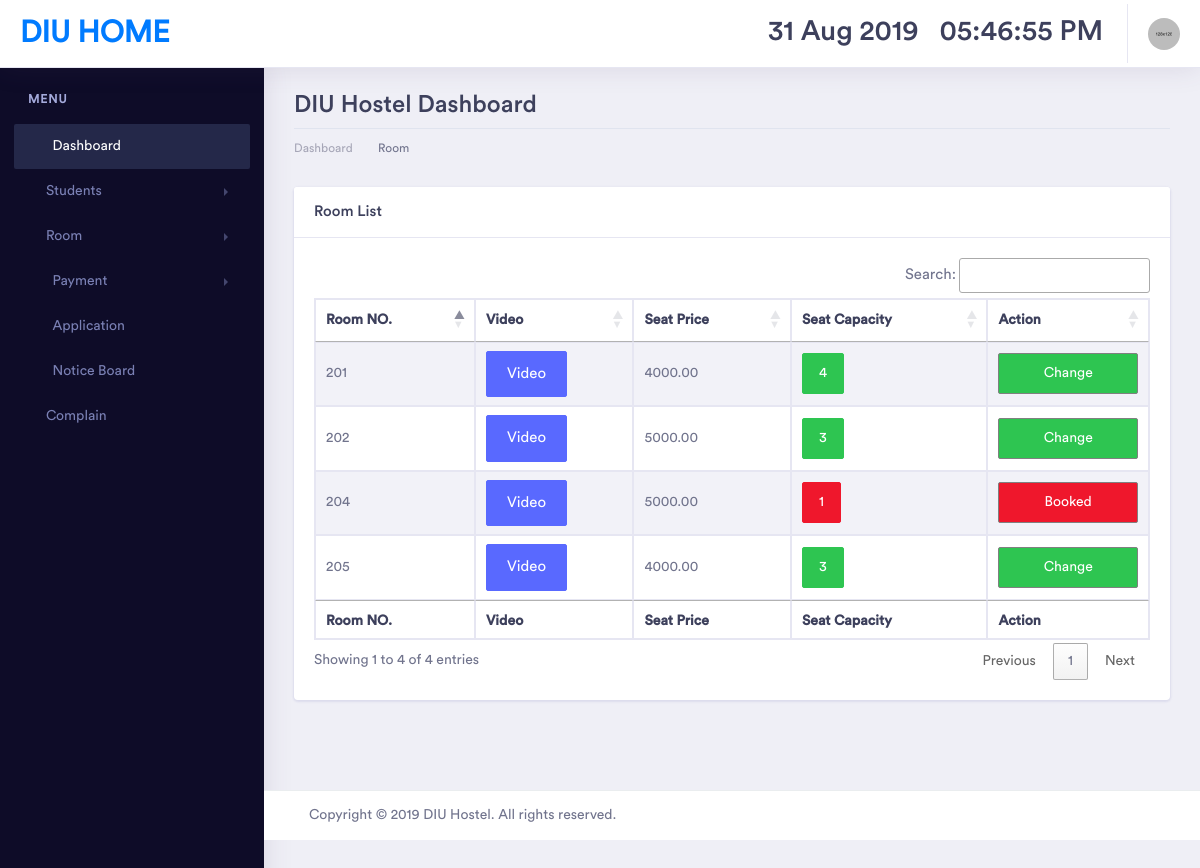
Page /change_std_room.php (signed in) on the committed database.
### tables this page shows
CREATE TABLE `room` (
  `r_id` int(11) NOT NULL,
  `room_no` int(10) DEFAULT NULL,
  `room_capacity` int(5) DEFAULT NULL,
  `room_video` varchar(255) DEFAULT NULL,
  `seat_price` decimal(10,2) DEFAULT NULL
);

### change_std_room.php (the view, shortened to what this page needs)
<?php session_start();
if ($_SESSION['staff_login']==TRUE) {
  include('inc/head.php'); ?>
<div class="dashboard-main-wrapper">
    <?php include('inc/top_nev.php'); ?>
    <?php include('inc/left_nev.php'); ?>
    <div class="dashboard-wrapper">
        <div class="dashboard-ecommerce">
            <div class="container-fluid dashboard-content ">
                <div class="row">
                    <div class="col-xl-12 col-lg-12 col-md-12 col-sm-12 col-12">
                        <div class="page-header">
                            <h2 class="pageheader-title">DIU Hostel Dashboard</h2>
                            <div class="page-breadcrumb">
                                <nav aria-label="breadcrumb">
                                    <ol class="breadcrumb">
                                        <li class="breadcrumb-item"><a href="index.php" class="breadcrumb-link">Dashboard</a></li>
                                        <li class="breadcrumb-item active" aria-current="page"></li>Room
                                    </ol>
                                </nav>
                            </div>
                        </div>
                    </div>
                </div>
                <div class="ecommerce-widget">
			   <div class="row">
               <div class="col-xl-12 col-lg-12 col-md-12 col-sm-12 col-12">
                <div class="card">
                    <h5 class="card-header">Room List</h5>
                    <div class="card-body">
                       <div class="table-responsive">
                         <table id="example" class="table table-striped table-bordered first">
                            <thead>
                                <tr>
                                    <th>Room NO.</th>
                                    <th>Video</th>
                                    <th>Seat Price</th>
                                    <th>Seat Capacity</th>
                                    <th>Action</th>
                                </tr>
                            </thead>
                            <tbody>
                                <?php
                                $query="SELECT * FROM room";
                                $result=mysqli_query($con,$query);
                                if(mysqli_num_rows($result)>0){
                                    while($row=mysqli_fetch_array($result, MYSQLI_ASSOC)){
                                        ?>
                                        <tr>
      <td><?php echo $row['room_no']; ?></td>
      <td>
      <button class="btn btn-primary btn-lg" data-toggle="modal" data-target="#myModal<?php echo $row['room_no']; ?>">
  Video
</button>
      </td>
      <td><?php echo $row['seat_price']; ?></td>
      <td>
               <?php
                            $room_no=$row['room_no'];
                    $sql="SELECT * FROM std_seat WHERE room='$room_no'";
                     $result2=mysqli_query($con,$sql);
                    $rowcount=mysqli_num_rows($result2);
                    $sign="";
                    if ($rowcount<$row['room_capacity']) {
                            $sign='success';
                        }else{
                            $sign='danger';
                        }
                            ?>
                            <p class="btn btn-<?php echo $sign; ?>"><?php echo $row['room_capacity']; ?> </p>
      </td>
  <td>
    <?php
if ($sign=='danger') {
  ?>
 <a href="#" style="border: 1px solid gray; color: white" class="btn btn-<?php echo $sign; ?> col">Booked</a>
  <?php
}else{
  ?>
 <a href="db/db_change_seat.php?sid=<?php echo $_GET['vid']; ?>& room_no=<?php echo $row['room_no']; ?>&sign=<?php echo $sign; ?>" style="border: 1px solid gray; color: white" class="btn btn-<?php echo $sign; ?> col">Change</a>
<?php
}
    ?>
        </td>
                                              </tr>
                                              <?php
                                          }
                                      }
                                      ?>
                                  </tbody>
                                  <tfoot>
                                    <tr>
                                       <th>Room NO.</th>
                                    <th>Video</th>
                                    <th>Seat Price</th>
                                    <th>Seat Capacity</th>
                                    <th>Action</th>
                                    </tr>
                            </tfoot>
                        </table>
                    </div>
                </div>
            </div>
        </div>
        </div>
</div>
</div>
<?php include('inc/footer.php'); ?>
 <?PHP
}else{
    header('location:index.php');
}
?>

### rows in the picture
room: room_no "204", seat_price "5000.00", room_capacity "1"
room: room_no "205", seat_price "4000.00", room_capacity "3"
room: room_no "201", seat_price "4000.00", room_capacity "4"
room: room_no "202", seat_price "5000.00", room_capacity "3"
